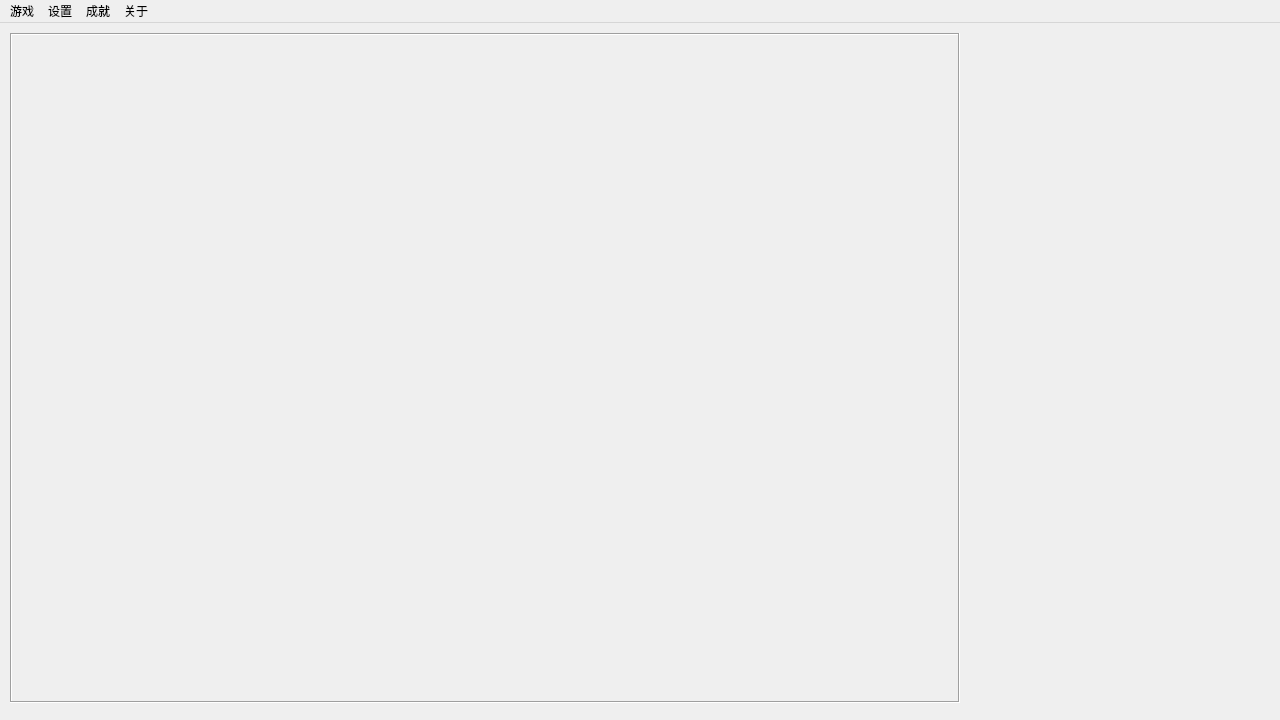
<?xml version="1.0" encoding="UTF-8"?>
<ui version="4.0">
 <class>MainWindow</class>
 <widget class="QMainWindow" name="MainWindow">
  <property name="geometry">
   <rect>
    <x>0</x>
    <y>0</y>
    <width>1280</width>
    <height>720</height>
   </rect>
  </property>
  <property name="minimumSize">
   <size>
    <width>1280</width>
    <height>720</height>
   </size>
  </property>
  <property name="maximumSize">
   <size>
    <width>1280</width>
    <height>720</height>
   </size>
  </property>
  <property name="windowTitle">
   <string>原子爆弹</string>
  </property>
  <widget class="QWidget" name="centralWidget">
   <widget class="QFrame" name="frame">
    <property name="geometry">
     <rect>
      <x>10</x>
      <y>10</y>
      <width>950</width>
      <height>670</height>
     </rect>
    </property>
    <property name="minimumSize">
     <size>
      <width>950</width>
      <height>670</height>
     </size>
    </property>
    <property name="maximumSize">
     <size>
      <width>950</width>
      <height>670</height>
     </size>
    </property>
    <property name="frameShape">
     <enum>QFrame::Box</enum>
    </property>
    <property name="frameShadow">
     <enum>QFrame::Sunken</enum>
    </property>
   </widget>
  </widget>
  <widget class="QMenuBar" name="menuBar">
   <property name="geometry">
    <rect>
     <x>0</x>
     <y>0</y>
     <width>1280</width>
     <height>17</height>
    </rect>
   </property>
   <widget class="QMenu" name="menu">
    <property name="title">
     <string>游戏</string>
    </property>
    <widget class="QMenu" name="menu_5">
     <property name="title">
      <string>新游戏</string>
     </property>
     <addaction name="action_4"/>
     <addaction name="action_5"/>
     <addaction name="action_6"/>
    </widget>
    <widget class="QMenu" name="menu_6">
     <property name="title">
      <string>加载存档</string>
     </property>
     <addaction name="action_8"/>
     <addaction name="action_9"/>
     <addaction name="action_10"/>
    </widget>
    <addaction name="separator"/>
    <addaction name="separator"/>
    <addaction name="menu_5"/>
    <addaction name="menu_6"/>
   </widget>
   <widget class="QMenu" name="menu_2">
    <property name="title">
     <string>设置</string>
    </property>
   </widget>
   <widget class="QMenu" name="menu_3">
    <property name="title">
     <string>成就</string>
    </property>
   </widget>
   <widget class="QMenu" name="menu_4">
    <property name="title">
     <string>关于</string>
    </property>
   </widget>
   <addaction name="menu"/>
   <addaction name="menu_2"/>
   <addaction name="menu_3"/>
   <addaction name="menu_4"/>
  </widget>
  <action name="action_4">
   <property name="text">
    <string>经典模式</string>
   </property>
  </action>
  <action name="action_5">
   <property name="text">
    <string>限时模式</string>
   </property>
  </action>
  <action name="action_6">
   <property name="text">
    <string>双人模式</string>
   </property>
  </action>
  <action name="action_8">
   <property name="text">
    <string>经典模式</string>
   </property>
  </action>
  <action name="action_9">
   <property name="text">
    <string>限时模式</string>
   </property>
  </action>
  <action name="action_10">
   <property name="text">
    <string>双人模式</string>
   </property>
  </action>
 </widget>
 <layoutdefault spacing="6" margin="11"/>
 <resources/>
 <connections/>
</ui>
